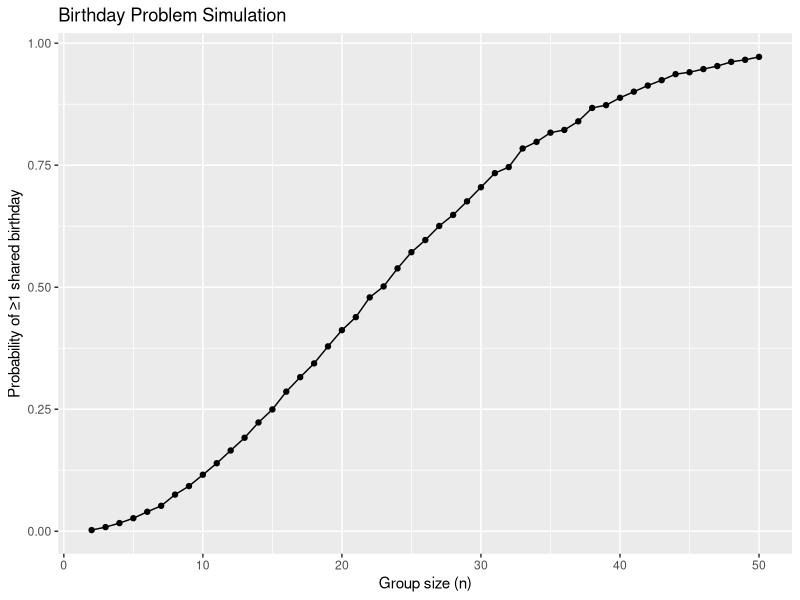

Generate this figure with R:
## ---- chunk 1
library(tidyverse)
set.seed(1)
## ---- chunk 2
birthday_dup = function(n) {
  bdays = sample(1:365, size = n, replace = TRUE)
  # true if dup exists
  any(duplicated(bdays))
}
## ---- chunk 3
# Simulation: repeat 10000 times for group sizes 2–50
sim_results = 
  expand_grid(
    group_size = 2:50,
    iter = 1:10000
  ) |> 
  mutate(
    dup = map_lgl(group_size, birthday_dup)
  )
## ---- chunk 4
# Compute empirical probability for each group size
prob_df = 
  sim_results |> 
  group_by(group_size) |> 
  summarize(prob = mean(dup))
## ---- chunk 5
# Plot probability vs. group size
p = 
prob_df |> 
  ggplot(aes(x = group_size, y = prob)) +
  geom_line() +
  geom_point() +
  labs(
    x = "Group size (n)",
    y = "Probability of ≥1 shared birthday",
    title = "Birthday Problem Simulation"
  )

ggsave("plots/birthday_prob_plot.png", p, width = 6, height = 4)
## ---- chunk 6

## ---- chunk 7

## ---- chunk 8

